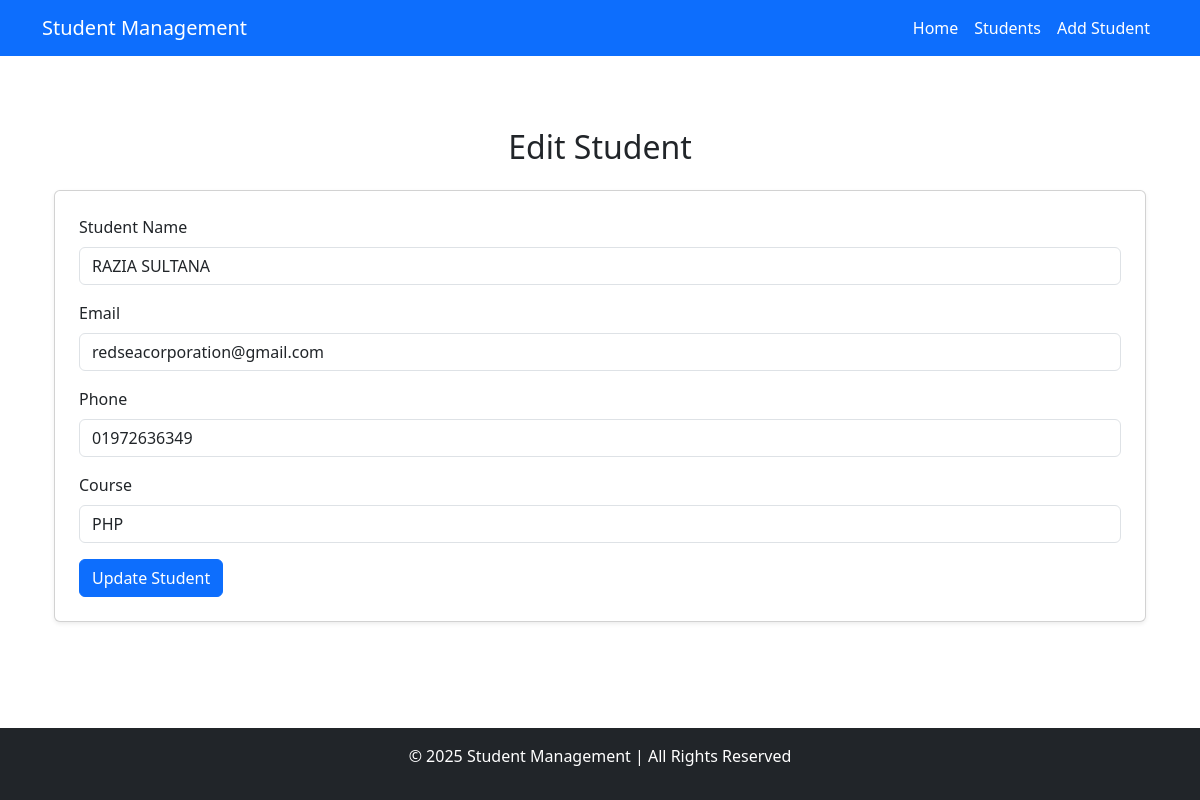
The app's page /edit_student/16/ with its own data.
### student/models.py (models this page shows, shortened)
class Student(models.Model):
    name = models.CharField(max_length=100)
    email = models.EmailField()
    phone = models.CharField(max_length=15)
    course = models.CharField(max_length=100)

### student/views.py (the view)
# urls.py: path('edit_student/<int:id>/', views.edit_student, name='edit_student'),
def edit_student(request, id):
    student = Student.objects.get(id=id)
    context = {
        'student': student
    }
    return render(request, 'edit_student.html', context)

### templates/edit_student.html (shortened to what this page needs)
{% extends 'base.html' %}
{% block content %}
<div class="container mt-4">
    <h2 class="text-center mb-4">Edit Student</h2>
    <div class="card p-4 shadow-sm">
        <form method="POST" action="{% url 'update_student' student.id %}">
            <div class="mb-3">
                <label for="name" class="form-label">Student Name</label>
                <input type="text" class="form-control" id="name" name="name" value="{{ student.name }}" required>
            </div>
            <div class="mb-3">
                <label for="email" class="form-label">Email</label>
                <input type="email" class="form-control" id="email" name="email" value="{{ student.email }}" required>
            </div>
            <div class="mb-3">
                <label for="phone" class="form-label">Phone</label>
                <input type="text" class="form-control" id="phone" name="phone" value="{{ student.phone }}" required>
            </div>
            <div class="mb-3">
                <label for="course" class="form-label">Course</label>
                <input type="text" class="form-control" id="course" name="course" value="{{ student.course }}" required>
            </div>
            <button type="submit" class="btn btn-primary">Update Student</button>
        </form>
    </div>
</div>
{% endblock %}

### static/css/style.css (style rules this page uses)
html, body { height: 100%; display: flex; flex-direction: column; }

### records on screen
Student: name "RAZIA SULTANA", email "redseacorporation@gmail.com", phone "01972636349", course "PHP"
